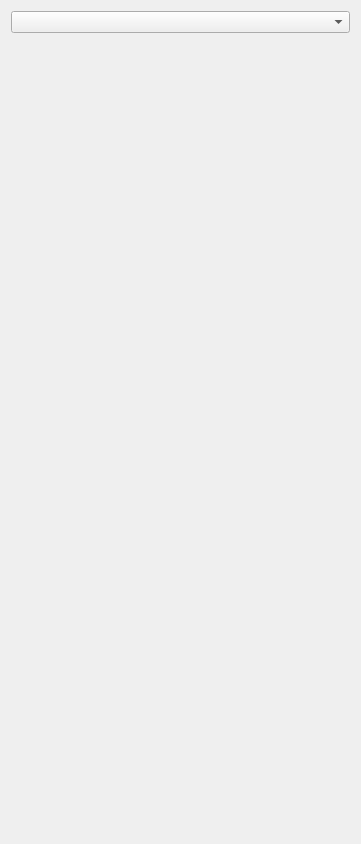
<?xml version="1.0" encoding="UTF-8"?>
<ui version="4.0">
 <class>DAPlotSettingWidget</class>
 <widget class="QWidget" name="DAPlotSettingWidget">
  <property name="geometry">
   <rect>
    <x>0</x>
    <y>0</y>
    <width>361</width>
    <height>844</height>
   </rect>
  </property>
  <property name="windowTitle">
   <string>Chart Setting</string>
  </property>
  <layout class="QVBoxLayout" name="verticalLayout">
   <item>
    <widget class="QComboBox" name="comboBoxSelectItem"/>
   </item>
   <item>
    <widget class="QStackedWidget" name="stackedWidget">
     <property name="currentIndex">
      <number>2</number>
     </property>
     <widget class="DA::DAFigureWidgetSettingWidget" name="widgetFigureSetting"/>
     <widget class="DA::DAChartPlotSettingWidget" name="widgetChartSetting"/>
     <widget class="DA::DAPlotCommonItemsSettingWidget" name="widgetItemSetting"/>
    </widget>
   </item>
  </layout>
 </widget>
 <customwidgets>
  <customwidget>
   <class>DA::DAPlotCommonItemsSettingWidget</class>
   <extends>QWidget</extends>
   <header>DAPlotCommonItemsSettingWidget.h</header>
   <container>1</container>
  </customwidget>
  <customwidget>
   <class>DA::DAChartPlotSettingWidget</class>
   <extends>QWidget</extends>
   <header>DAChartPlotSettingWidget.h</header>
   <container>1</container>
  </customwidget>
  <customwidget>
   <class>DA::DAFigureWidgetSettingWidget</class>
   <extends>QWidget</extends>
   <header>DAFigureWidgetSettingWidget.h</header>
   <container>1</container>
  </customwidget>
 </customwidgets>
 <resources/>
 <connections/>
</ui>
